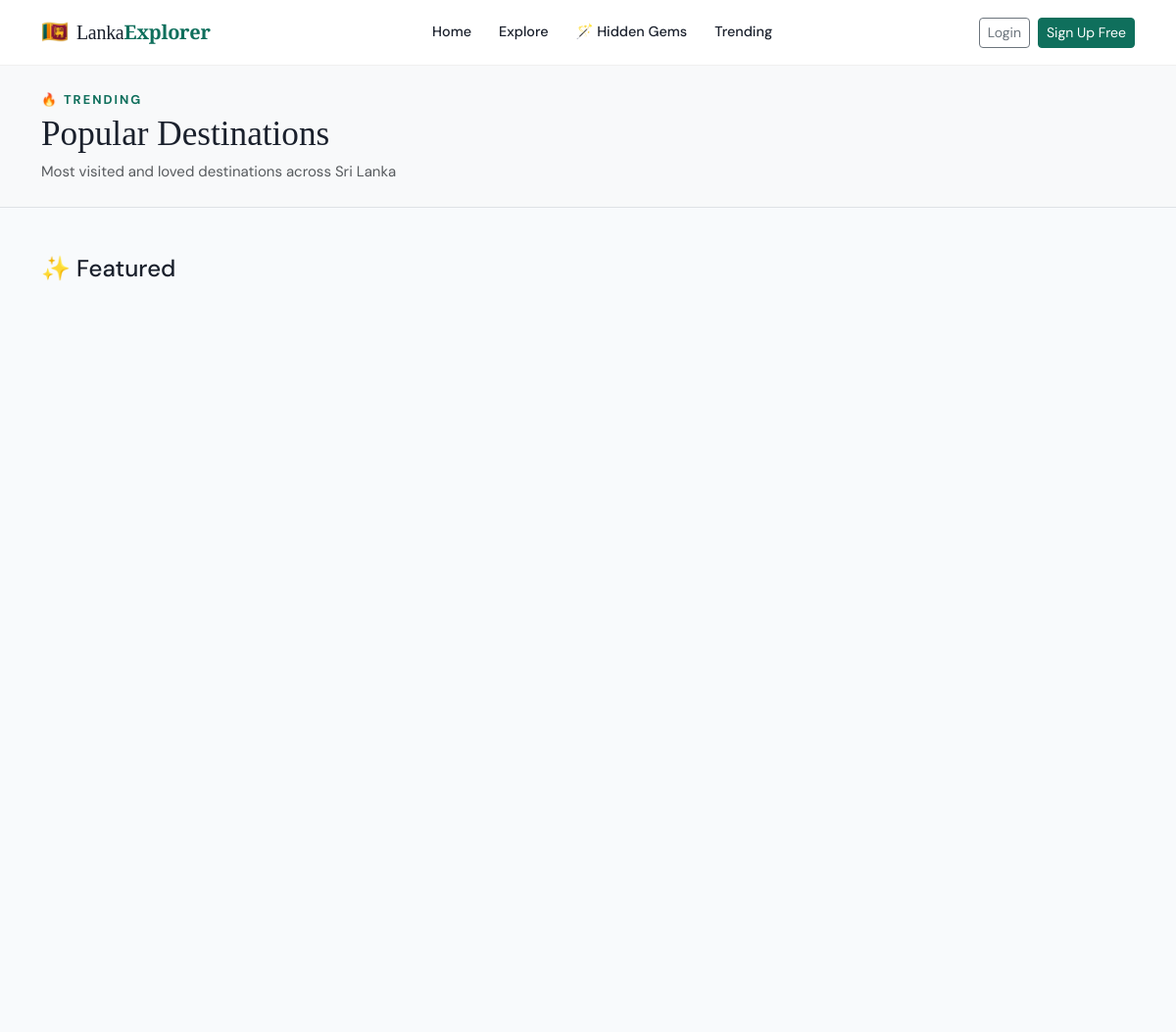
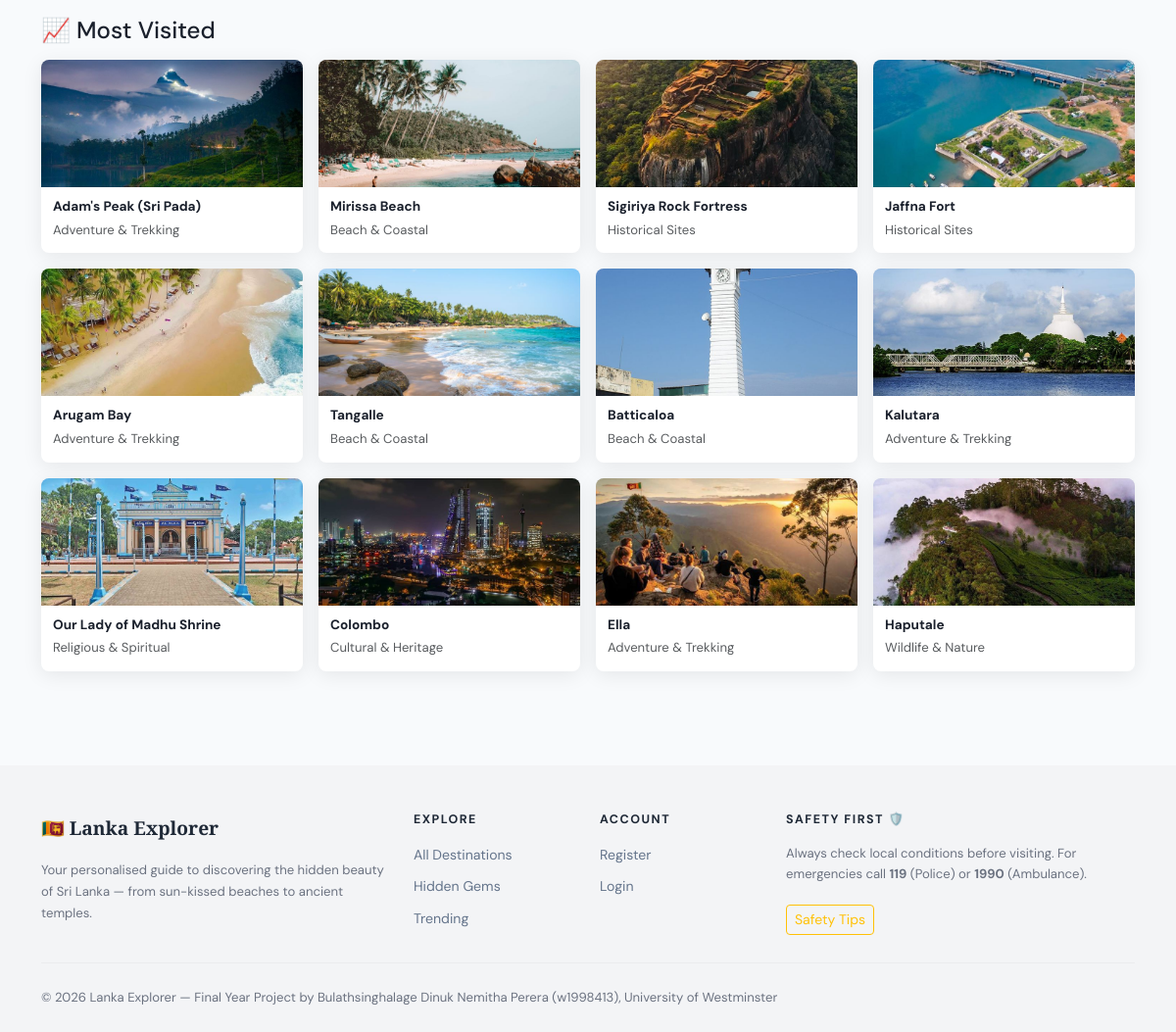
/recommendations/popular/, run on the app's committed database (2 pictures, top to bottom).
### destinations/models.py (models this page shows, shortened)
class Destination(models.Model):
    BUDGET_CHOICES = [
        ('free', 'Free'),
        ('budget', 'Budget (< LKR 500)'),
        ('moderate', 'Moderate (LKR 500–2000)'),
        ('premium', 'Premium (LKR 2000+)'),
    ]
    DIFFICULTY_CHOICES = [
        ('easy', 'Easy'),
        ('moderate', 'Moderate'),
        ('challenging', 'Challenging'),
    ]
    name = models.CharField(max_length=200)
    slug = models.SlugField(unique=True, blank=True)
    category = models.ForeignKey(Category, on_delete=models.SET_NULL, null=True, related_name='destinations')
    province = models.ForeignKey(Province, on_delete=models.SET_NULL, null=True, related_name='destinations')
    description = models.TextField()
    short_description = models.CharField(max_length=300)
    latitude = models.FloatField(null=True, blank=True)
    longitude = models.FloatField(null=True, blank=True)
    address = models.CharField(max_length=300, blank=True)
    city = models.CharField(max_length=100, blank=True)
    featured_image = models.ImageField(upload_to='destinations/', blank=True, null=True)
    budget_level = models.CharField(max_length=20, choices=BUDGET_CHOICES, default='moderate')
    difficulty = models.CharField(max_length=20, choices=DIFFICULTY_CHOICES, default='easy')
    best_time_to_visit = models.CharField(max_length=200, blank=True)
    opening_hours = models.CharField(max_length=200, blank=True)
    entry_fee = models.CharField(max_length=100, blank=True)
    requires_dress_code = models.BooleanField(default=False)
    dress_code_description = models.TextField(blank=True)
    is_hidden_gem = models.BooleanField(default=False)
    is_featured = models.BooleanField(default=False)
    is_active = models.BooleanField(default=True)
    safety_notes = models.TextField(blank=True)
    tags = models.CharField(max_length=300, blank=True, help_text='Comma-separated tags')
    view_count = models.PositiveIntegerField(default=0)
    created_at = models.DateTimeField(auto_now_add=True)
    updated_at = models.DateTimeField(auto_now=True)
    class Meta:
        ordering = ['-is_featured', '-view_count', 'name']

class Category(models.Model):
    CATEGORY_CHOICES = [
        ('beach', 'Beach & Coastal'),
        ('wildlife', 'Wildlife & Nature'),
        ('cultural', 'Cultural & Heritage'),
        ('religious', 'Religious & Spiritual'),
        ('adventure', 'Adventure & Trekking'),
        ('historical', 'Historical Sites'),
        ('scenic', 'Scenic & Viewpoints'),
        ('waterfalls', 'Waterfalls'),
        ('food', 'Food & Cuisine'),
    ]
    name = models.CharField(max_length=100)
    slug = models.SlugField(unique=True, blank=True)
    category_type = models.CharField(max_length=50, choices=CATEGORY_CHOICES, default='cultural')
    icon = models.CharField(max_length=50, default='🏛️')
    description = models.TextField(blank=True)
    class Meta:
        verbose_name_plural = 'Categories'
        ordering = ['name']

### recommendations/views.py (the view)
# urls.py: path('popular/', views.popular_destinations, name='popular'),
def popular_destinations(request):
    popular = Destination.objects.filter(is_active=True).order_by('-view_count')[:12]
    featured = Destination.objects.filter(is_featured=True, is_active=True)[:6]
    return render(request, 'recommendations/popular.html', {
        'popular': popular,
        'featured': featured,
    })

### templates/recommendations/popular.html (shortened to what this page needs)
{% extends "base/base.html" %}
{% block content %}
<div class="page-header-simple py-4 bg-light border-bottom">
  <div class="container">
    <p class="section-eyebrow mb-1">🔥 Trending</p>
    <h1 class="mb-1">Popular Destinations</h1>
    <p class="text-muted mb-0">Most visited and loved destinations across Sri Lanka</p>
  </div>
</div>
<div class="container py-5">
  {% if featured %}
  <div class="mb-5">
    <h4 class="mb-3">✨ Featured</h4>
    <div class="row g-4">
      {% for dest in featured %}
      <div class="col-lg-4 col-md-6">
        <a href="{% url 'destinations:detail' dest.slug %}" class="destination-card-link">
        </a>
      </div>
      {% endfor %}
    </div>
  </div>
  {% endif %}
  <h4 class="mb-3">📈 Most Visited</h4>
  <div class="row g-3">
    {% for dest in popular %}
    <div class="col-lg-3 col-md-6 col-6">
      <a href="{% url 'destinations:detail' dest.slug %}" class="mini-card-link">
        <div class="mini-card">
          <div class="mini-card-img">
            {% if dest.featured_image %}<img src="{{ dest.featured_image.url }}" alt="{{ dest.name }}">
            {% else %}<div class="mini-placeholder">{{ dest.category.icon|default:"🏝️" }}</div>{% endif %}
          </div>
          <div class="mini-card-body">
            <h6>{{ dest.name }}</h6>
            <small class="text-muted">{{ dest.category.name }}</small>
          </div>
        </div>
      </a>
    </div>
    {% endfor %}
  </div>
</div>
{% endblock %}

### templates/base/base.html (shortened to what this page needs)
<!DOCTYPE html>
<html lang="en">
<head>
  <link href="https://cdn.jsdelivr.net/npm/bootstrap@5.3.2/dist/css/bootstrap.min.css" rel="stylesheet">
  <link href="https://cdn.jsdelivr.net/npm/bootstrap-icons@1.11.3/font/bootstrap-icons.css" rel="stylesheet">
  <link rel="stylesheet" href="https://unpkg.com/leaflet@1.9.4/dist/leaflet.css" />
  {% load static %}
  <link rel="stylesheet" href="{% static 'css/main.css' %}">
</head>
<body>
<nav class="navbar navbar-expand-lg sticky-top" id="mainNav">
  <div class="container">
    <a class="navbar-brand d-flex align-items-center gap-2" href="{% url 'core:home' %}">
      <span class="brand-icon">🇱🇰</span>
      <span class="brand-text">Lanka<strong>Explorer</strong></span>
    </a>
    <div class="collapse navbar-collapse" id="navMenu">
      <ul class="navbar-nav mx-auto gap-1">
        <li class="nav-item">
          <a class="nav-link {% if request.resolver_match.namespace == 'core' and request.resolver_match.url_name == 'home' %}active{% endif %}" href="{% url 'core:home' %}">Home</a>
        </li>
        <li class="nav-item">
          <a class="nav-link {% if request.resolver_match.namespace == 'destinations' %}active{% endif %}" href="{% url 'destinations:list' %}">Explore</a>
        </li>
        <li class="nav-item">
          <a class="nav-link" href="{% url 'destinations:hidden_gems' %}">🪄 Hidden Gems</a>
        </li>
        <li class="nav-item">
          <a class="nav-link" href="{% url 'recommendations:popular' %}">Trending</a>
        </li>
      </ul>
      <div class="d-flex align-items-center gap-2">
        {% if user.is_authenticated %}
          <a href="{% url 'destinations:favourites' %}" class="btn btn-sm btn-outline-primary">
            <i class="bi bi-heart-fill text-danger"></i> Saved
          </a>
          <div class="dropdown">
            <button class="btn btn-sm btn-primary dropdown-toggle" data-bs-toggle="dropdown">
              {{ user.first_name|default:user.username }}
            </button>
            <ul class="dropdown-menu dropdown-menu-end shadow">
              <li><a class="dropdown-item" href="{% url 'accounts:profile' %}"><i class="bi bi-person me-2"></i>My Profile</a></li>
              <li><a class="dropdown-item" href="{% url 'destinations:favourites' %}"><i class="bi bi-heart me-2"></i>Favourites</a></li>
              <li><a class="dropdown-item" href="{% url 'recommendations:get_recommendations' %}"><i class="bi bi-stars me-2"></i>Recommendations</a></li>
              <li><hr class="dropdown-divider"></li>
             {% if user.is_staff %}
             <li><a class="dropdown-item" href="{% url 'core:manager_dashboard' %}"><i class="bi bi-speedometer2 me-2"></i>Manager Dashboard</a></li>
             <li><a class="dropdown-item" href="/admin/"><i class="bi bi-kanban me-2"></i>{% if user.is_superuser %}Admin Panel{% else %}Content Management{% endif %}</a></li>
             <li><hr class="dropdown-divider"></li>
             {% endif %}
              <li><a class="dropdown-item text-danger" href="{% url 'accounts:logout' %}"><i class="bi bi-box-arrow-right me-2"></i>Logout</a></li>
            </ul>
          </div>
        {% else %}
          <a href="{% url 'accounts:login' %}" class="btn btn-sm btn-outline-secondary">Login</a>
          <a href="{% url 'accounts:register' %}" class="btn btn-sm btn-primary">Sign Up Free</a>
        {% endif %}
      </div>
    </div>
  </div>
</nav>
<main>
  {% block content %}{% endblock %}
</main>
<footer class="site-footer mt-5">
  <div class="container">
    <div class="row gy-4">
      <div class="col-lg-4">
        <div class="footer-brand mb-3">🇱🇰 <strong>Lanka Explorer</strong></div>
        <p class="text-muted small">Your personalised guide to discovering the hidden beauty of Sri Lanka — from sun-kissed beaches to ancient temples.</p>
      </div>
      <div class="col-lg-2 col-6">
        <h6 class="footer-heading">Explore</h6>
        <ul class="list-unstyled footer-links">
          <li><a href="{% url 'destinations:list' %}">All Destinations</a></li>
          <li><a href="{% url 'destinations:hidden_gems' %}">Hidden Gems</a></li>
          <li><a href="{% url 'recommendations:popular' %}">Trending</a></li>
        </ul>
      </div>
      <div class="col-lg-2 col-6">
        <h6 class="footer-heading">Account</h6>
        <ul class="list-unstyled footer-links">
          {% if user.is_authenticated %}
          <li><a href="{% url 'accounts:profile' %}">My Profile</a></li>
          <li><a href="{% url 'destinations:favourites' %}">Favourites</a></li>
          <li><a href="{% url 'recommendations:get_recommendations' %}">For You</a></li>
          {% else %}
          <li><a href="{% url 'accounts:register' %}">Register</a></li>
          <li><a href="{% url 'accounts:login' %}">Login</a></li>
          {% endif %}
        </ul>
      </div>
      <div class="col-lg-4">
        <h6 class="footer-heading">Safety First 🛡️</h6>
        <p class="text-muted small">Always check local conditions before visiting. For emergencies call <strong>119</strong> (Police) or <strong>1990</strong> (Ambulance).</p>
        <a href="{% url 'core:safety' %}" class="btn btn-sm btn-outline-warning mt-1">Safety Tips</a>
      </div>
    </div>
    <hr class="my-4">
    <div class="d-flex flex-wrap justify-content-between align-items-center gap-2">
      <p class="text-muted small mb-0">© 2026 Lanka Explorer — Final Year Project by Bulathsinghalage Dinuk Nemitha Perera (w1998413), University of Westminster</p>    </div>
  </div>
</footer>
{% load static %}
</body>
</html>

### static/css/main.css (style rules this page uses)
:root { --primary: #0f6f5c; --primary-light: #16a086; --primary-dark: #0a4f41; --accent: #f59e0b; --accent-dark: #d97706; --danger: #e53e3e; --text: #1a202c; --text-muted: #718096; --bg: #f8fafc; --white: #ffffff; --card-shadow: 0 4px 20px rgba(0,0,0,0.08); --card-shadow-hover: 0 12px 40px rgba(0,0,0,0.15); --radius: 14px; --radius-sm: 8px; --transition: all 0.25s ease; --font-display: 'Playfair Display', Georgia, serif; --font-body: 'DM Sans', -apple-system, sans-serif; }
*, *::before, *::after { box-sizing: border-box; }
html { scroll-behavior: smooth; }
body { font-family: var(--font-body); color: var(--text); background: var(--bg); font-size: 15px; line-height: 1.65; }
h1, h2, h3 { font-family: var(--font-display); }
a { color: var(--primary); text-decoration: none; transition: var(--transition); }
img { max-width: 100%; }
#mainNav { background: rgba(255,255,255,0.97); backdrop-filter: blur(12px); border-bottom: 1px solid rgba(0,0,0,0.06); padding: 0.6rem 0; transition: box-shadow 0.3s ease; z-index: 1000; }
.brand-icon { font-size: 1.4rem; }
.brand-text { font-family: var(--font-display); font-size: 1.25rem; color: var(--text); letter-spacing: -0.3px; }
.brand-text strong { color: var(--primary); }
.nav-link { font-weight: 500; font-size: 0.9rem; color: var(--text) !important; padding: 0.4rem 0.75rem !important; border-radius: var(--radius-sm); transition: var(--transition); }
.btn-primary { background: var(--primary); border-color: var(--primary); }
.section-eyebrow { font-size: 0.8rem; font-weight: 700; letter-spacing: 2px; text-transform: uppercase; color: var(--primary); margin-bottom: 0.25rem; }
.destination-card-link { display: block; text-decoration: none; color: inherit; }
.mini-card-link { display: block; text-decoration: none; color: inherit; }
.mini-card { background: white; border-radius: var(--radius-sm); overflow: hidden; box-shadow: var(--card-shadow); transition: var(--transition); }
.mini-card-img { height: 130px; overflow: hidden; background: #e2e8f0; }
.mini-card-img img { width: 100%; height: 100%; object-fit: cover; transition: transform 0.3s; }
.mini-card-body { padding: 0.75rem; }
.mini-card-body h6 { font-size: 0.85rem; font-weight: 700; margin-bottom: 2px; color: var(--text); }
.page-header-simple h1 { font-family: var(--font-display); font-size: clamp(1.6rem, 4vw, 2.2rem); }
.site-footer { background: #f3f4f6; color: #4b5563; padding: 3rem 0 1.5rem; }
.footer-brand { font-size: 1.2rem; color: #1f2937; font-family: var(--font-display); }
.footer-heading { font-size: 0.78rem; text-transform: uppercase; letter-spacing: 1.5px; color: #1f2937; font-weight: 700; margin-bottom: 1rem; }
.footer-links { list-style: none; padding: 0; margin: 0; }
.footer-links li { margin-bottom: 0.5rem; }
.footer-links a { color: #64748b; font-size: 0.88rem; }
.site-footer .text-muted { color: #6b7280 !important; }
.site-footer hr { border-color: rgba(0, 0, 0, 0.12); }

### data on the page
Destination: featured_image (picture), name "Adam's Peak (Sri Pada)", category.name "Adventure & Trekking"
Destination: featured_image (picture), name "Mirissa Beach", category.name "Beach & Coastal"
Destination: featured_image (picture), name "Sigiriya Rock Fortress", category.name "Historical Sites"
Destination: featured_image (picture), name "Jaffna Fort", category.name "Historical Sites"
Destination: featured_image (picture), name "Arugam Bay", category.name "Adventure & Trekking"
Destination: featured_image (picture), name "Tangalle", category.name "Beach & Coastal"
Destination: featured_image (picture), name "Batticaloa", category.name "Beach & Coastal"
Destination: featured_image (picture), name "Kalutara", category.name "Adventure & Trekking"
Destination: featured_image (picture), name "Our Lady of Madhu Shrine", category.name "Religious & Spiritual"
Destination: featured_image (picture), name "Colombo", category.name "Cultural & Heritage"
Destination: featured_image (picture), name "Ella", category.name "Adventure & Trekking"
Destination: featured_image (picture), name "Haputale", category.name "Wildlife & Nature"
